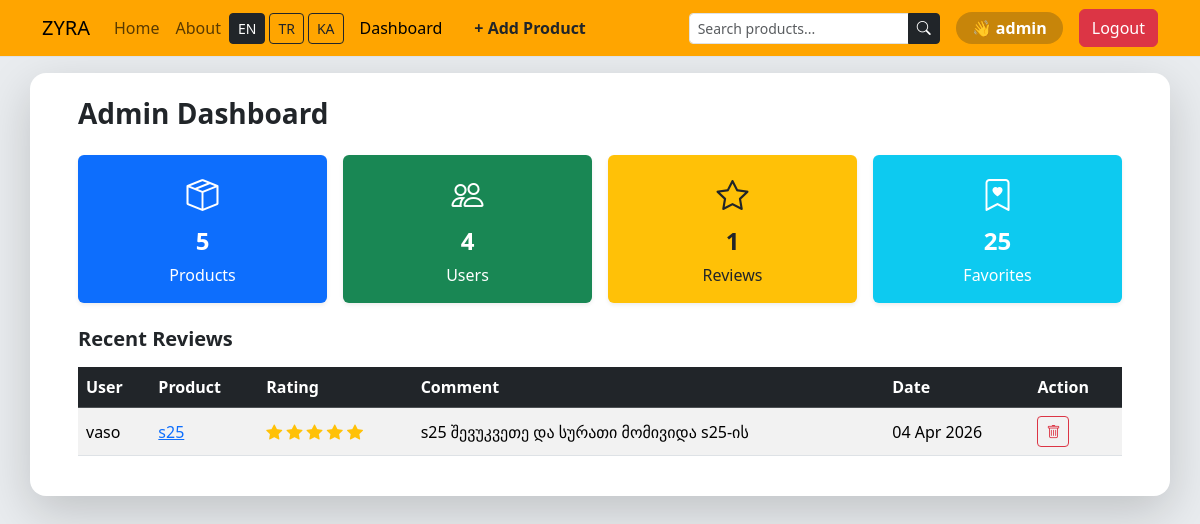
The app's page /dashboard (signed in) with its own data.
### src/models/user.py (models this page shows, shortened)
class User(BaseModel, UserMixin):
    __tablename__ = 'users'
    id = db.Column(db.Integer, primary_key=True)
    username = db.Column(db.String(64), unique=True, nullable = False)
    role = db.Column(db.String(24))
    _password = db.Column(db.String, nullable = False)
    products = db.relationship("Product", back_populates="users", secondary = "favorites")
    @property
    def password(self):
        return self._password

### src/models/review.py (models this page shows)
class Review(BaseModel):
    __tablename__ = 'reviews'
    id = db.Column(db.Integer, primary_key=True)
    user_id = db.Column(db.Integer, db.ForeignKey('users.id', name='fk_review_user'), nullable=False)
    product_id = db.Column(db.Integer, db.ForeignKey('products.id', name='fk_review_product'), nullable=False)
    rating = db.Column(db.Integer, nullable=False)
    comment = db.Column(db.Text, nullable=True)
    created_at = db.Column(db.DateTime, default=datetime.utcnow)
    user = db.relationship('User', backref='reviews')
    product = db.relationship('Product', backref=db.backref('reviews', cascade='all, delete-orphan'))

### src/models/product.py (models this page shows, shortened)
class Product(BaseModel):
    __tablename__ = 'products'
    id = db.Column(db.Integer, primary_key=True)
    name = db.Column(db.String)
    price = db.Column(db.Float)
    img = db.Column(db.String)
    description = db.Column(db.Text, nullable=True)
    stock = db.Column(db.Integer, default=0)
    category = db.relationship('Category', secondary='product_categories', back_populates='products')
    users = db.relationship("User", back_populates="products", secondary="favorites")
    images = db.relationship('Image', back_populates='product', cascade='all, delete-orphan')

### src/views/main/routes.py (the view)
@main_blueprint.route('/dashboard')
@login_required
@admin_required
def dashboard():
    return render_template('admin/dashboard.html',
        product_count=Product.query.count(),
        user_count=User.query.count(),
        review_count=Review.query.count(),
        favorite_count=Favorite.query.count(),
        recent_reviews=Review.query.order_by(Review.created_at.desc()).limit(10).all()
    )

### src/__init__.py (called while the page is built)
def get_locale():
    return session.get('lang', 'en')

def register_extensions(app):
    babel.init_app(app, locale_selector=get_locale)
    db.init_app(app)
    migrate.init_app(app, db)
    login_manager.init_app(app)
    login_manager.login_view = 'auth.login'
    @login_manager.user_loader
    def load_user(id):
        return User.query.get(id)
    admin.init_app(app)
    admin.add_view(ProductView(Product, db.session))
    admin.add_view(SecureModelView(User, db.session))
    admin.add_view(CategoryView(Category, db.session))
    csrf.init_app(app)

### src/views/product/routes.py (called while the page is built)
def admin_required(f):
    @wraps(f)
    def decorated_function(*args, **kwargs):
        if not current_user.is_authenticated or current_user.role != 'admin':
            abort(403)
        return f(*args, **kwargs)
    return decorated_function

### src/templates/admin/dashboard.html
{% extends "layouts/base.html" %}
{% block content %}
<div class="container-md bg-white py-4 px-5 shadow-lg rounded-4 mt-3">
    <h3 class="fw-bold mb-4">{{ _('Admin Dashboard') }}</h3>
    <div class="row row-cols-2 row-cols-md-4 g-3 mb-4">
        <div class="col">
            <div class="card text-center border-0 shadow-sm bg-primary text-white">
                <div class="card-body">
                    <i class="bi bi-box-seam fs-2"></i>
                    <h4 class="fw-bold mt-2">{{ product_count }}</h4>
                    <p class="mb-0">{{ _('Products') }}</p>
                </div>
            </div>
        </div>
        <div class="col">
            <div class="card text-center border-0 shadow-sm bg-success text-white">
                <div class="card-body">
                    <i class="bi bi-people fs-2"></i>
                    <h4 class="fw-bold mt-2">{{ user_count }}</h4>
                    <p class="mb-0">{{ _('Users') }}</p>
                </div>
            </div>
        </div>
        <div class="col">
            <div class="card text-center border-0 shadow-sm bg-warning text-dark">
                <div class="card-body">
                    <i class="bi bi-star fs-2"></i>
                    <h4 class="fw-bold mt-2">{{ review_count }}</h4>
                    <p class="mb-0">{{ _('Reviews') }}</p>
                </div>
            </div>
        </div>
        <div class="col">
            <div class="card text-center border-0 shadow-sm bg-info text-white">
                <div class="card-body">
                    <i class="bi bi-bookmark-heart fs-2"></i>
                    <h4 class="fw-bold mt-2">{{ favorite_count }}</h4>
                    <p class="mb-0">{{ _('Favorites') }}</p>
                </div>
            </div>
        </div>
    </div>
    <h5 class="fw-bold mb-3">{{ _('Recent Reviews') }}</h5>
    {% if recent_reviews %}
        <div class="table-responsive">
            <table class="table table-striped table-hover align-middle">
                <thead class="table-dark">
                    <tr>
                        <th>{{ _('User') }}</th>
                        <th>{{ _('Product') }}</th>
                        <th>{{ _('Rating') }}</th>
                        <th>{{ _('Comment') }}</th>
                        <th>{{ _('Date') }}</th>
                        <th>{{ _('Action') }}</th>
                    </tr>
                </thead>
                <tbody>
                    {% for review in recent_reviews %}
                        <tr>
                            <td>{{ review.user.username }}</td>
                            <td>
                                <a href="/view_product/{{ review.product.id }}">
                                    {{ review.product.name }}
                                </a>
                            </td>
                            <td>
                                {% for i in range(1, 6) %}
                                    {% if i <= review.rating %}
                                        <i class="bi bi-star-fill text-warning"></i>
                                    {% else %}
                                        <i class="bi bi-star text-warning"></i>
                                    {% endif %}
                                {% endfor %}
                            </td>
                            <td>{{ review.comment or '—' }}</td>
                            <td>{{ review.created_at.strftime('%d %b %Y') }}</td>
                            <td>
                                <a href="/delete_review/{{ review.id }}"
                                   class="btn btn-outline-danger btn-sm">
                                    <i class="bi bi-trash"></i>
                                </a>
                            </td>
                        </tr>
                    {% endfor %}
                </tbody>
            </table>
        </div>
    {% else %}
        <p class="text-muted fst-italic">{{ _('No reviews yet.') }}</p>
    {% endif %}
</div>
{% endblock %}

### src/templates/layouts/navbar.html (shortened to what this page needs)
{% from "macros.html" import create_navlink %}
<nav class="navbar navbar-expand-lg border-bottom border-body data-bs-theme=dark" style="background-color: orange">
    <div class="container-md">
        <a class="navbar-brand" href="{{ url_for('main.index') }}">ZYRA</a>
        <div class="collapse navbar-collapse" id="navbarSupportedContent">
            <ul class="navbar-nav me-auto mb-2 mb-lg-0">
                {{ create_navlink('main.index', _('Home')) }}
                {{ create_navlink('main.about', _('About')) }}
                <div class="d-flex align-items-center gap-1 me-2">
                    <a href="/set_language/en"
                       class="btn btn-sm {{ 'btn-dark' if session.get('lang', 'en') == 'en' else 'btn-outline-dark' }}">
                        EN
                    </a>
                    <a href="/set_language/tr"
                       class="btn btn-sm {{ 'btn-dark' if session.get('lang') == 'tr' else 'btn-outline-dark' }}">
                        TR
                    </a>
                    <a href="/set_language/ka"
                       class="btn btn-sm {{ 'btn-dark' if session.get('lang') == 'ka' else 'btn-outline-dark' }}">
                        KA
                    </a>
                </div>
                {% if current_user.is_authenticated %}
                    {% if current_user.role == 'admin' %}
                        {{ create_navlink('main.dashboard', _('Dashboard')) }}
                         <li class="nav-item">
                             <a class="nav-link btn btn-warning btn-sm text-dark fw-semibold ms-2 px-3"
                                 href="{{ url_for('products.create_product') }}">
                                   + {{ _('Add Product') }}
                             </a>
                         </li>
                    {% else %}
                    {{ create_navlink('main.favorites', _('Favorites')) }}
                    {% endif %}
                {% endif %}
            </ul>
            <form class="d-flex me-3" method="GET" action="{{ url_for('main.index') }}">
                <div class="input-group">
                    <input type="text"
                           name="q"
                           class="form-control form-control-sm"
                           placeholder="{{ _('Search products...') }}"
                           value="{{ request.args.get('q', '') }}">
                    <button class="btn btn-dark btn-sm" type="submit">
                        <i class="bi bi-search"></i>
                    </button>
                </div>
            </form>
            <div class="d-flex align-items-center gap-3" role="search">
                {% if current_user.is_authenticated %}
                <span class="fw-semibold text-white bg-dark bg-opacity-25 px-3 py-1 rounded-pill">
                        👋 {{ current_user.username }}
                    </span>
                <a class="btn btn-danger" href="/logout">{{ _('Logout') }}</a>
                {% else %}
                <a class="btn btn-success" href="/login">{{ _('Login') }}</a>
                <a class="btn btn-outline-light" href="/register">{{ _('Register') }}</a>
                {% endif %}
            </div>
        </div>
    </div>
</nav>

### records on screen
User: username "admin"
Review: user.username "vaso", product.name "s25", rating 5 (drawn), comment "s25 შევუკვეთე და სურათი მომივიდა s25-ის", created_at "04 Apr 2026"

### other values on screen
{{ display_name }} "Home About Dashboard"
{{ product_count }} "5"
{{ user_count }} "4"
{{ review_count }} "1"
{{ favorite_count }} "25"
